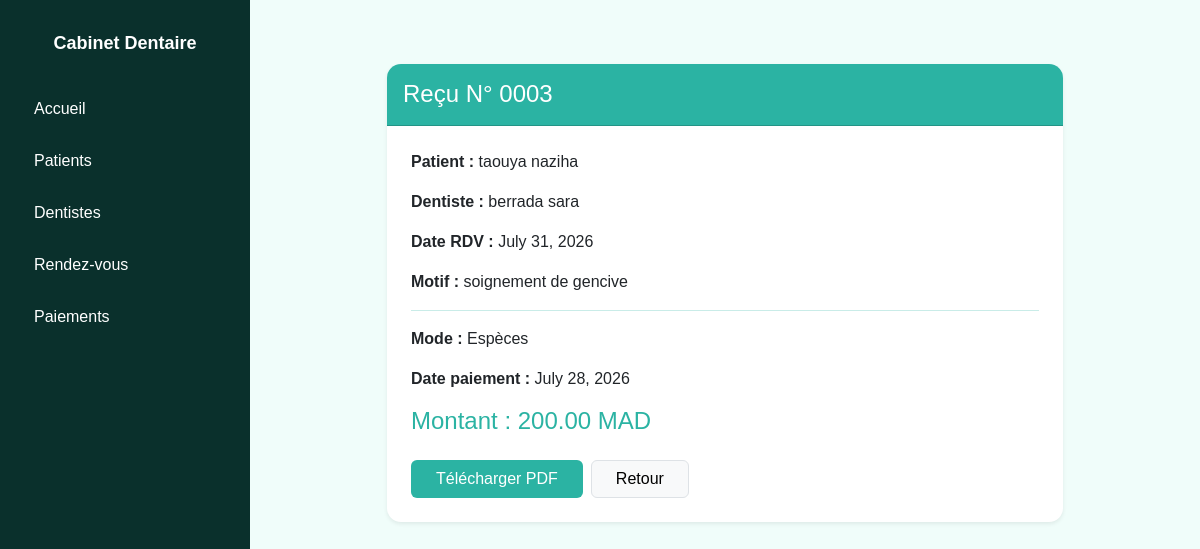
Page /recu/3/ on the committed database.
### cabinet/models.py (models this page shows, shortened)
class Recu(models.Model):
    rendezvous    = models.OneToOneField(Rendezvous, on_delete=models.CASCADE)
    montant       = models.DecimalField(max_digits=8, decimal_places=2)
    date_paiement = models.DateField(auto_now_add=True)
    mode_paiement = models.CharField(max_length=50, choices=[
        ('especes', 'Espèces'),
        ('carte', 'Carte bancaire'),
        ('virement', 'Virement'),
    ], default='especes')

class Rendezvous(models.Model):
    patient = models.ForeignKey(Patient, on_delete=models.CASCADE)
    dentiste = models.ForeignKey(Dentiste, on_delete=models.CASCADE)
    date = models.DateField()
    heure = models.TimeField()
    motif = models.TextField()
    statut = models.CharField(max_length=50, default="En attente")

class Patient(models.Model):
    nom = models.CharField(max_length=100)
    prenom = models.CharField(max_length=100)
    telephone = models.CharField(max_length=20)
    email = models.EmailField()
    date_naissance = models.DateField()
    def __str__(self):
        return self.nom + " " + self.prenom

class Dentiste(models.Model):
    nom = models.CharField(max_length=100)
    specialite = models.CharField(max_length=100)
    telephone = models.CharField(max_length=20)
    email = models.EmailField()
    def __str__(self):
        return self.nom

### cabinet/views.py (the view)
# urls.py: path('recu/<int:pk>/',views.recu_detail, name='recu_detail'),
def recu_detail(request, pk):
    recu = get_object_or_404(Recu, pk=pk)
    return render(request, 'cabinet/recu_detail.html', {'recu': recu})

### cabinet/templates/cabinet/recu_detail.html
{% extends 'cabinet/base.html' %}
{% block content %}
<div class="container mt-4" style="max-width: 700px;">
    <div class="card shadow-sm border-0" style="border-radius: 14px; overflow: hidden;">
        <div class="card-header text-white py-3" style="background-color: #2BB3A3;">
            <h4 class="mb-0">Reçu N° {{ recu.id|stringformat:"04d" }}</h4>
        </div>
        <div class="card-body p-4">
            <p><strong>Patient :</strong> {{ recu.rendezvous.patient }}</p>
            <p><strong>Dentiste :</strong> {{ recu.rendezvous.dentiste }}</p>
            <p><strong>Date RDV :</strong> {{ recu.rendezvous.date }}</p>
            <p><strong>Motif :</strong> {{ recu.rendezvous.motif }}</p>
            <hr style="border-color: #2BB3A3;">
            <p><strong>Mode :</strong> {{ recu.get_mode_paiement_display }}</p>
            <p><strong>Date paiement :</strong> {{ recu.date_paiement }}</p>
            <h4 style="color: #2BB3A3;">Montant : {{ recu.montant }} MAD</h4>
            <div class="d-flex gap-2 mt-4">
                <a href="{% url 'recu_pdf' recu.pk %}"
                   class="btn text-white px-4"
                   style="background-color: #2BB3A3;">Télécharger PDF</a>
                <a href="/paiements/" class="btn btn-light border px-4">Retour</a>
            </div>
        </div>
    </div>
</div>
{% endblock %}

### cabinet/static/cabinet/css/style.css (style rules this page uses)
* { padding: 0; margin: 0; box-sizing: border-box; }
body { font-family: 'Arial', sans-serif; background-color: #F8FAFC; }

### rows in the picture
Recu: id "0003", rendezvous.patient "taouya naziha", rendezvous.dentiste "berrada sara", rendezvous "July 31, 2026", rendezvous.motif "soignement de gencive", mode_paiement "Espèces", date_paiement "July 28, 2026", montant "200.00"
